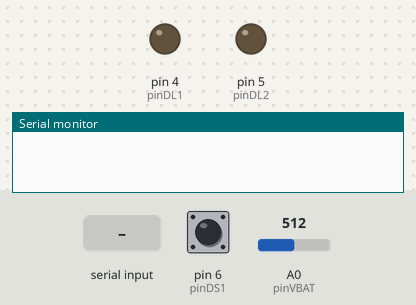
A program run on a simulated Arduino Uno, built with avr-gcc and run on an emulated ATmega328P. Parts: output pins drawn as LEDs (lit = HIGH), the last lines printed to the serial monitor. The inputs (shaded band) are chosen by the test bench; at power-on: pin 6 (pinDS1) HIGH, A0 (pinVBAT) = 512.

Above: at 1.2 s.
1.3 s: "l2,1\n" received over Serial
At 3.7 s:
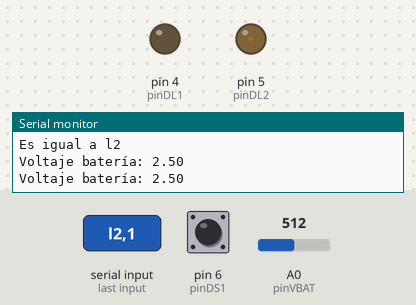
4.0 s: "l2,150\n" received over Serial
At 6.0 s:
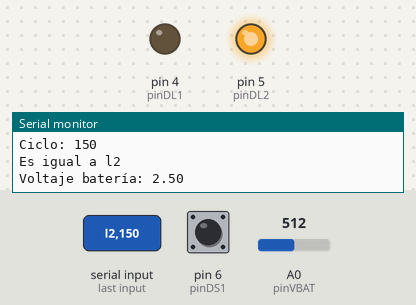
6.5 s: "l2" received over Serial
At 8.1 s:
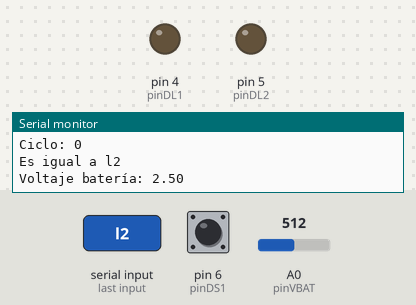
Timing chart, 0 to 9.6 s (numbered marks = the images above; inputs shaded):
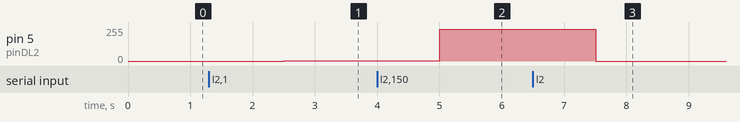

The program:

main.cpp
```cpp
#include <Arduino.h>

const int pinVBAT = A0; // Pin entrada Voltaje Bateria
const int pinDL1 =  4;// Pin salida led Este pin no es PWM
const int pinDL2 =  5;// Pin salida led
const int pinSensor = 3;//Pin salida sensor
const int pinDS1 = 6;//Pin pulsador 1
const int pinDS2 = 7;//Pin pulsador 2

unsigned long previousMillis = 0;        // Auxiliar para calculo de tiempo

// constants won't change:
const long interval = 3000;           // Intervalo de tiempo de ejecucion (milliseconds) (3s requerimiento)
void batteryStatus(){
    int value;
    float volt;

    value = analogRead(pinVBAT);
    volt = value * 5.0 / 1023.0;
    Serial.print("Voltaje batería: ");
    Serial.println(volt);
}

void ledIlumination(){
    String ledStatus = "";
    String led = "";
    int ciclo = 0;

    if (Serial.available() >= 1){
    ledStatus= Serial.readString();
    Serial.println("Obtenido: " + ledStatus);
    led = ledStatus.substring(0,ledStatus.indexOf(","));
    Serial.println("LED: " + led);
    ciclo = (int)ledStatus.substring(ledStatus.indexOf(",")+1,ledStatus.length()).toInt();
    Serial.print("Ciclo: ");Serial.println(ciclo);
    if(led == "l1"){
      Serial.println("Es igual a l1");
      analogWrite(pinDL1, ciclo * 255 /100);
      }
    else if(led == "l2"){
      Serial.println("Es igual a l2");
      analogWrite(pinDL2, ciclo * 255 /100);
    }
    else{
      Serial.println("No se ingreso una opcion de led correcta");
    }

    }
}

void sensorBtn(){
  if (digitalRead(pinDS1) == LOW && digitalRead(pinDS2) == LOW) {
    digitalWrite(pinSensor, HIGH);
  }
  else{
    digitalWrite(pinSensor, LOW);
  }
}

void setup() {
  TCCR2B = TCCR2B & B11111000 | B00000010;    // TIM2 (Pin3 & Pin11) divisor = 8  PWM frecuencia = 3921.16 Hz

  pinMode(pinDL1, OUTPUT);
  pinMode(pinDL2, OUTPUT);
  pinMode(pinSensor, OUTPUT);

  pinMode(pinDS1, INPUT);
  pinMode(pinDS2, INPUT);
  pinMode(pinSensor, OUTPUT);

  Serial.begin(9600);
}

void loop() {

  unsigned long currentMillis = millis();

  if (currentMillis - previousMillis >= interval) {
    /*
    condición para actualizar despues de cierto intervalo de tiempo
    */
    batteryStatus();
  }
  ledIlumination();
  sensorBtn();
  delay(500); //
}
```

Measured:
- after the input at 1.3 s, pin 5 (pinDL2): 0/255 → 2/255 after 1.2 s
- after the input at 4.0 s, pin 5 (pinDL2): 2/255 → 240/255 after 1.0 s
- after the input at 6.5 s, pin 5 (pinDL2): 240/255 → 0/255 after 1.0 s
